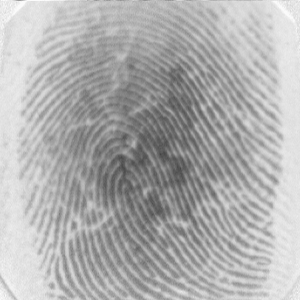
#> input picture 109_5.tif, 300 x 300 px
$ python file.py
#> lines starting #> are read from the running program, lines starting #| are printed output that depends on the picture; after the words box and inside, x2 and y2 are one past the last pixel; in counts of white or black regions, pixels touching at a corner belong together
import cv2
import matplotlib.pyplot as plt
import numpy as np
import matplotlib.pyplot as plt
from scipy import ndimage as ndi
from skimage.util import random_noise, invert
from skimage import feature, filters
from skimage.io import imread
import math

def To2DArr(img):
    im = np.zeros((len(img), len(img[0])), dtype=float)

    for r in range(len(img)):
        for c in range(len(img[r])):
            im[r][c] = np.mean(img[r][c])/255

    return im

def Arr2DToBW(img, thresh = 0.95):
    im = np.zeros((len(img), len(img[0])), dtype=float)

    for r in range(len(img)):
        for c in range(len(img[r])):
            im[r][c] = np.mean(img[r][c]) > thresh

    return im

def BinarizeFingerprint(imageName, method = "Pixel Blocks", blockSize = 8):
#> called with imageName = '109_5.tif', method = 'Pixel Blocks', blockSize = 15
    BnW_image = []

    img = cv2.imread(imageName, cv2.IMREAD_ANYCOLOR)
#> img is the input picture: shape (300, 300); min 67, max 250, mean 175.1

    if method == 'Canny': # USE CANNY FILTER
        im = To2DArr(img)
        edges1 = feature.canny(im)
        BnW_image = invert(edges1)
    elif method == 'Scharr': # USE SCHARR EDGE DETECTION AND THEN BINARIZATION
        edge_scharr = filters.scharr(img)
        img = invert(edge_scharr)
        BnW_image = Arr2DToBW(img, thresh=0.95)
    elif method == 'Pixel Blocks': # BINARIZATION ON EACH BLOCK SIZE PIXEL CHUNK
        im = To2DArr(img)
#> in To2DArr, `im = np.zeros((len(img), len(img[0])), dtype=float)`: im: shape (300, 300) float64; every value is 0
        BnW_image = np.zeros((len(im), len(im[0])))
        j = 0
        while j+blockSize-1 < len(im):
            i = 0
            while i+blockSize-1 < len(im[0]):
                mean = np.mean([np.mean(im[i+x][j:j+blockSize-1]) for x in range(0,blockSize)])
                BnW_image[i+math.floor(blockSize/2)][j+math.floor(blockSize/2)] = im[i+math.floor(blockSize/2)][j+math.floor(blockSize/2)] >= mean
                i += 1
            j += 1
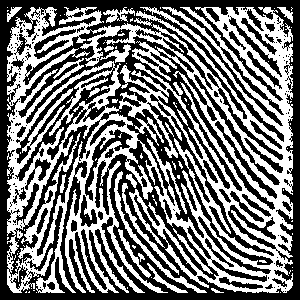
#> BnW_image: shape (300, 300) float64; values 0 (black) and 1 (white), 46.3% white; 105 white regions (83 under 20 px), largest, box (x1, y1, x2, y2) and area: (7, 7, 293, 293) 38371, (114, 171, 207, 293) 663, (122, 183, 179, 275) 412
#> after the loop, j = 286

        # CREDIT TO https://ieeexplore.ieee.org/document/1716119
    elif method == 'Scharr + Pixel Blocks':
        edge_scharr = filters.scharr(img)
        img = invert(edge_scharr)
        im = To2DArr(img)
        BnW_image = np.zeros((len(im), len(im[0])))
        j = 0
        while j+blockSize-1 < len(im):
            i = 0
            while i+blockSize-1 < len(im[0]):
                mean = np.mean([np.mean(im[i+x][j:j+blockSize-1]) for x in range(0,blockSize)])
                BnW_image[i+math.floor(blockSize/2)][j+math.floor(blockSize/2)] = im[i+math.floor(blockSize/2)][j+math.floor(blockSize/2)] >= mean
                i += 1
            j += 1
    elif method == 'None': # USE PIXEL BY PIXEL THRESHOLD
        (thresh, BnW_image) = cv2.threshold(img, 120, 255, cv2.THRESH_BINARY)
    else:
        raise Exception

    return BnW_image

BnW_image = BinarizeFingerprint("109_5.tif", method='Pixel Blocks', blockSize=15)
plt.imshow(BnW_image, cmap='gray')
plt.show()
